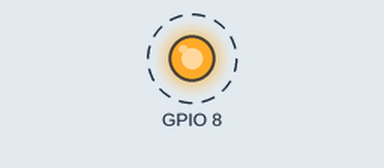
Recording of a program running on a simulated Raspberry Pi (BCM pin numbers). Shown: output pins drawn as LEDs (lit = HIGH). Dashed ring = blinking. What the program prints to the terminal is not drawn.

Above: at 0.5 s.
Timing chart, 0 to 4.6 s (numbered marks = the images above):
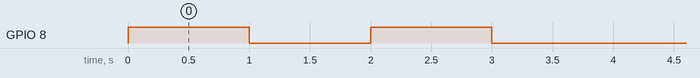

The program:

berryclip_02.py
```python
#!/usr/bin/python
#--------------------------------------
#    ___                   ________
#   / _ )___ __________ __/ ___/ (_)__
#  / _  / -_) __/ __/ // / /__/ / / _ \
# /____/\__/_/ /_/  \_, /\___/_/_/ .__/
#                  /___/        /_/
#
#       BerryClip - 6 LED Board
#
# This script turns on the buzzer
# useful for testing the buzzer
#
# Author : Matt Hawkins
# Date   : 12/11/2012
#
# http://www.raspberrypi-spy.co.uk/
#
#--------------------------------------

# Import required libraries
import RPi.GPIO as GPIO
import time

# Tell GPIO library to use GPIO references
GPIO.setmode(GPIO.BCM)

# Configure GPIO8 as an outout
GPIO.setup(8, GPIO.OUT)

# Turn Buzzer off
GPIO.output(8, False)

# Turn Buzzer on
GPIO.output(8, True)

# Wait 1 second
time.sleep(1)

# Turn Buzzer off
GPIO.output(8, False)

# Wait 1 second
time.sleep(1)

# Turn Buzzer on
GPIO.output(8, True)

# Wait 1 second
time.sleep(1)

# Turn Buzzer off
GPIO.output(8, False)

raw_input('The buzzer should have sounded twice, press enter to exit program')

# Reset GPIO settings
GPIO.cleanup()
```

Measured:
- by itself, GPIO 8: alternates HIGH for 1.0 s and LOW for 1.0 s, 4 changes in all, then stays LOW
